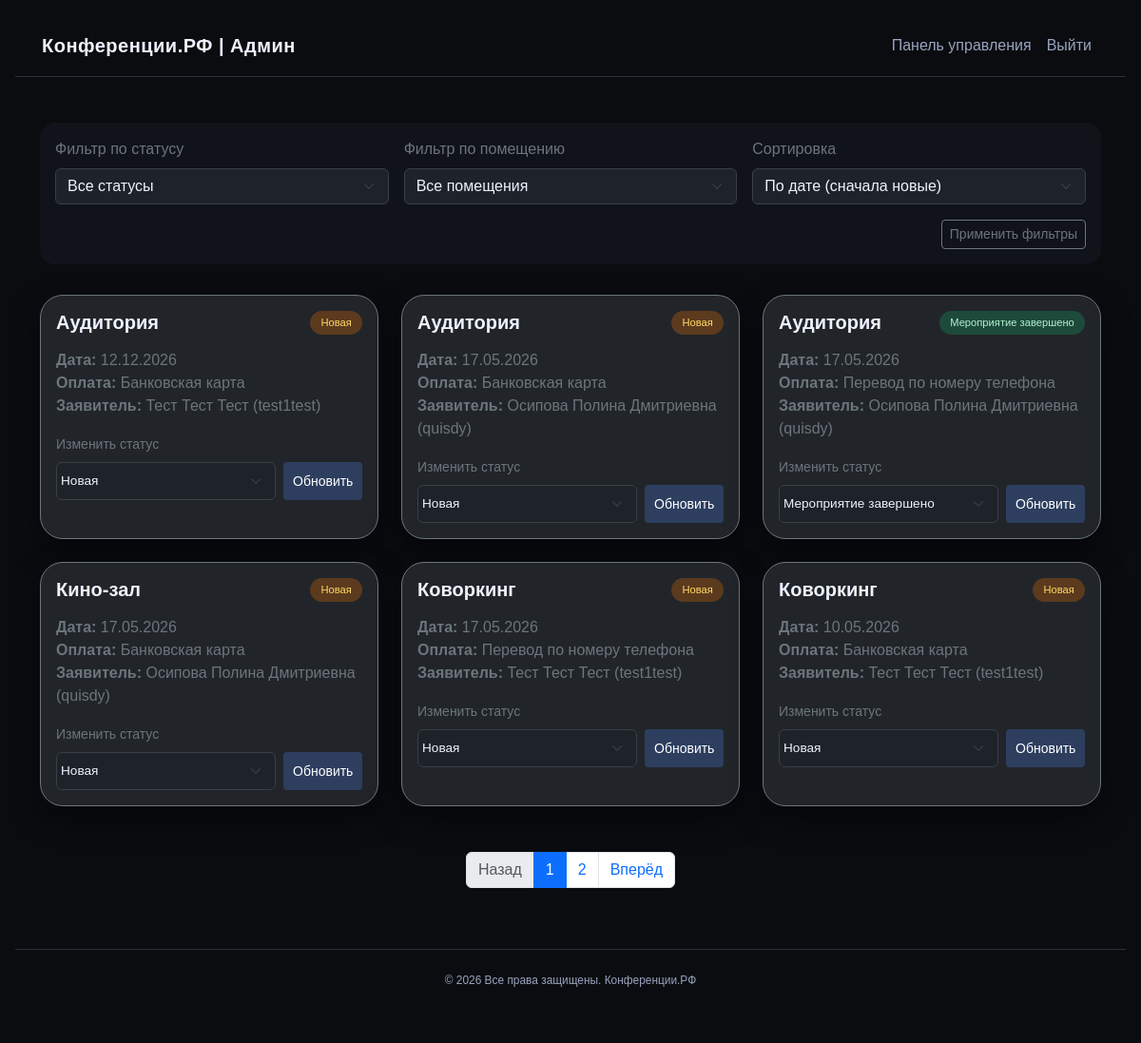
The page /admin.php (signed in) on the database its author committed.
### tables this page shows
CREATE TABLE `orders` (
  `id_order` int(11) NOT NULL,
  `user_id` int(11) NOT NULL,
  `room` varchar(100) NOT NULL,
  `date` date NOT NULL,
  `payment_type` varchar(50) NOT NULL,
  `status_id` int(11) NOT NULL DEFAULT 1
);

CREATE TABLE `status` (
  `id` int(11) NOT NULL,
  `name` varchar(50) NOT NULL
);

CREATE TABLE `users` (
  `user_id` int(11) NOT NULL,
  `login` varchar(50) NOT NULL,
  `password` varchar(255) NOT NULL,
  `full_name` varchar(100) NOT NULL,
  `phone` varchar(20) NOT NULL,
  `email` varchar(100) NOT NULL,
  `role_id` int(11) NOT NULL DEFAULT 1
);

### admin.php (the view, shortened to what this page needs)
<?php
require_once 'db.php';
$status_filter = isset($_GET['status']) ? $_GET['status'] : 'all';
$room_filter = isset($_GET['room']) ? $_GET['room'] : 'all';
$sort = isset($_GET['sort']) ? $_GET['sort'] : 'date_desc';
$page = isset($_GET['page']) ? (int) $_GET['page'] : 1;
$per_page = 6;
$offset = ($page - 1) * $per_page;
$where = [];
$where_sql = !empty($where) ? 'WHERE ' . implode(' AND ', $where) : '';
switch ($sort) {
	default:
		$order_sql = "ORDER BY o.date DESC";
}
$count_result = mysqli_query($link, "SELECT COUNT(*) as cnt FROM orders o $where_sql");
$total_rows = mysqli_fetch_assoc($count_result)['cnt'];
$total_pages = ceil($total_rows / $per_page);
$query = "SELECT o.*, s.name as status_name, u.full_name, u.login as user_login
          FROM orders o
          LEFT JOIN status s ON o.status_id = s.id
          LEFT JOIN users u ON o.user_id = u.user_id
          $where_sql
          $order_sql
          LIMIT $offset, $per_page";
$result = mysqli_query($link, $query);
?>
<!DOCTYPE html>
<html lang="ru">
<head>
	<link href="https://cdn.jsdelivr.net/npm/bootstrap@5.3.0/dist/css/bootstrap.min.css" rel="stylesheet">
	<link rel="stylesheet" href="style.css">
</head>
<body>
	<header class="navbar navbar-expand-md">
		<div class="container">
			<a class="navbar-brand text-light fw-bold" href="#">Конференции.РФ | Админ</a>
			<div class="collapse navbar-collapse" id="adminNavbar">
				<ul class="navbar-nav ms-auto">
					<li class="nav-item"><a class="nav-link active" href="admin.php">Панель управления</a></li>
					<li class="nav-item"><a class="nav-link" href="logout.php">Выйти</a></li>
				</ul>
			</div>
		</div>
	</header>
	<main class="container">
		<div class="filter-bar">
			<form method="GET" action="admin.php" id="filterForm">
				<div class="row g-3 align-items-end">
					<div class="col-md-4">
						<label for="statusFilter" class="form-label text-secondary">Фильтр по статусу</label>
						<select class="form-select" id="statusFilter" name="status" onchange="this.form.submit()">
							<option value="all" <?= $status_filter == 'all' ? 'selected' : '' ?>>Все статусы</option>
						</select>
					</div>
					<div class="col-md-4">
						<label for="roomFilter" class="form-label text-secondary">Фильтр по помещению</label>
						<select class="form-select" id="roomFilter" name="room" onchange="this.form.submit()">
							<option value="all" <?= $room_filter == 'all' ? 'selected' : '' ?>>Все помещения</option>
						</select>
					</div>
					<div class="col-md-4">
						<label for="sortOrder" class="form-label text-secondary">Сортировка</label>
						<select class="form-select" id="sortOrder" name="sort" onchange="this.form.submit()">
							<option value="date_desc" <?= $sort == 'date_desc' ? 'selected' : '' ?>>По дате (сначала новые)</option>
						</select>
					</div>
				</div>
				<div class="mt-3 text-end">
					<button type="submit" class="btn btn-outline-secondary btn-sm">Применить фильтры</button>
				</div>
			</form>
		</div>
		<div class="row g-4">
			<?php if (mysqli_num_rows($result) > 0): ?>
				<?php while ($row = mysqli_fetch_assoc($result)):
					$status_class = '';
					if ($row['status_id'] == 1)
						$status_class = 'status-new';
					elseif ($row['status_id'] == 2)
						$status_class = 'status-assigned';
					else
						$status_class = 'status-completed';
					$status_text = htmlspecialchars($row['status_name']);
					$room = htmlspecialchars($row['room']);
					$date = date('d.m.Y', strtotime($row['date']));
					$payment = htmlspecialchars($row['payment_type']);
					$applicant = htmlspecialchars($row['full_name'] . ' (' . $row['user_login'] . ')');
					?>
					<div class="col-md-6 col-lg-4">
						<div class="card admin-card bg-dark text-light border-secondary h-100">
							<div class="card-body">
								<div class="d-flex justify-content-between align-items-start">
									<h5 class="card-title">
										<?= $room ?>
									</h5>
									<span class="status-badge <?= $status_class ?>">
										<?= $status_text ?>
									</span>
								</div>
								<p class="card-text text-secondary mt-2">
									<strong>Дата:</strong>
									<?= $date ?><br>
									<strong>Оплата:</strong>
									<?= $payment ?><br>
									<strong>Заявитель:</strong>
									<?= $applicant ?>
								</p>
								<div class="mt-3">
									<label class="form-label text-secondary small">Изменить статус</label>
									<form method="POST" action="admin.php" class="d-flex gap-2">
										<select class="form-select status-select" name="new_status">
											<option value="1" <?= $row['status_id'] == 1 ? 'selected' : '' ?>>Новая</option>
											<option value="3" <?= $row['status_id'] == 3 ? 'selected' : '' ?>>Мероприятие завершено</option>
										</select>
										<button type="submit" name="update_status" class="btn btn-sm btn-primary">Обновить</button>
									</form>
								</div>
							</div>
						</div>
					</div>
				<?php endwhile; ?>
			<?php else: ?>
				<p class="text-secondary">Нет заявок, соответствующих критериям.</p>
			<?php endif; ?>
		</div>
		<?php if ($total_pages > 1): ?>
			<nav aria-label="Навигация по страницам" class="mt-5">
				<ul class="pagination justify-content-center">
					<?php if ($page > 1): ?>
						<li class="page-item"><a class="page-link"
								href="?<?= http_build_query(array_merge($_GET, ['page' => $page - 1])) ?>">Назад</a></li>
					<?php else: ?>
						<li class="page-item disabled"><span class="page-link">Назад</span></li>
					<?php endif; ?>
					<?php for ($i = 1; $i <= $total_pages; $i++): ?>
						<li class="page-item <?= $i == $page ? 'active' : '' ?>">
							<a class="page-link" href="?<?= http_build_query(array_merge($_GET, ['page' => $i])) ?>">
								<?= $i ?>
							</a>
						</li>
					<?php endfor; ?>
					<?php if ($page < $total_pages): ?>
						<li class="page-item"><a class="page-link"
								href="?<?= http_build_query(array_merge($_GET, ['page' => $page + 1])) ?>">Вперёд</a></li>
					<?php else: ?>
						<li class="page-item disabled"><span class="page-link">Вперёд</span></li>
					<?php endif; ?>
				</ul>
			</nav>
		<?php endif; ?>
	</main>
	<footer class="footer">
		<div class="container">
			<p class="text-center small">&copy; 2026 Все права защищены. Конференции.РФ</p>
		</div>
	</footer>
</body>
</html>

### style.css (style rules this page uses)
:root { --bg-body: #0a0c10; --card-bg: rgba(18, 22, 28, 0.95); --border-color: #2c3038; --input-bg: #1e2329; --input-border: #3a3f48; --input-placeholder: #3a3f48; --input-focus-bg: #252b33; --input-focus-border: #6c7a91; --text-light: #eef2ff; --text-secondary: #9aa4bf; --primary: #2d3e5f; --primary-hover: #3a5080; --danger-bg: #441e1e; --danger-border: #7a2e2e; --danger-text: #f5c2c2; --success-bg: #25441e; --success-border: #337a2e; --success-text: #cef5c2; }
body { min-height: 100vh; display: flex; flex-direction: column; align-items: center; justify-content: space-between; gap: 3rem; background: var(--bg-body); padding: 1rem; margin: 0; font-family: sans-serif; }
.navbar { width: 100%; border-bottom: 1px solid var(--border-color); padding: 0.75rem 1rem; }
.navbar-brand { font-weight: 700; color: var(--text-light) !important; letter-spacing: 0.5px; }
.nav-link { color: var(--text-secondary) !important; font-weight: 500; transition: color 0.2s; }
.footer { width: 100%; border-top: 1px solid var(--border-color); padding: 1.5rem 1rem; color: var(--text-secondary); font-size: 0.85rem; }
.card { background: var(--card-bg); border: 1px solid var(--border-color); border-radius: 1.5rem; box-shadow: 0 12px 30px rgba(0, 0, 0, 0.5); width: 100%; max-width: 650px; }
.card-title { color: var(--text-light); font-weight: 600; }
.form-label { color: var(--text-light); font-weight: 500; }
.form-control, .form-select { background-color: var(--input-bg); border-color: var(--input-border); color: var(--text-light); transition: all 0.2s; }
.btn-primary { background: var(--primary); border: none; font-weight: 500; padding: 0.6rem; transition: all 0.2s; }
.status-badge { font-size: 0.7rem; padding: 0.25rem 0.7rem; border-radius: 2rem; display: inline-block; font-weight: 500; }
.status-new { background-color: #5c3a1e; color: #ffd966; }
.status-completed { background-color: #1e4a3b; color: #b0f0d0; }
.filter-bar { background: rgba(18, 22, 28, 0.8); border-radius: 1rem; padding: 1rem; margin-bottom: 2rem; }
.admin-card { transition: transform 0.1s; }
.status-select { font-size: 0.85rem; padding: 0.25rem; }

### rows shown on the page
orders: room "Аудитория", status.name "Новая", date "12.12.2026", payment_type "Банковская карта", user.login "Тест Тест Тест (test1test)", new_status "Новая"
orders: room "Аудитория", status.name "Новая", date "17.05.2026", payment_type "Банковская карта", user.login "Осипова Полина Дмитриевна (quisdy)", new_status "Новая"
orders: room "Аудитория", status.name "Мероприятие завершено", date "17.05.2026", payment_type "Перевод по номеру телефона", user.login "Осипова Полина Дмитриевна (quisdy)", new_status "Мероприятие завершено"
orders: room "Кино-зал", status.name "Новая", date "17.05.2026", payment_type "Банковская карта", user.login "Осипова Полина Дмитриевна (quisdy)", new_status "Новая"
orders: room "Коворкинг", status.name "Новая", date "17.05.2026", payment_type "Перевод по номеру телефона", user.login "Тест Тест Тест (test1test)", new_status "Новая"
orders: room "Коворкинг", status.name "Новая", date "10.05.2026", payment_type "Банковская карта", user.login "Тест Тест Тест (test1test)", new_status "Новая"
